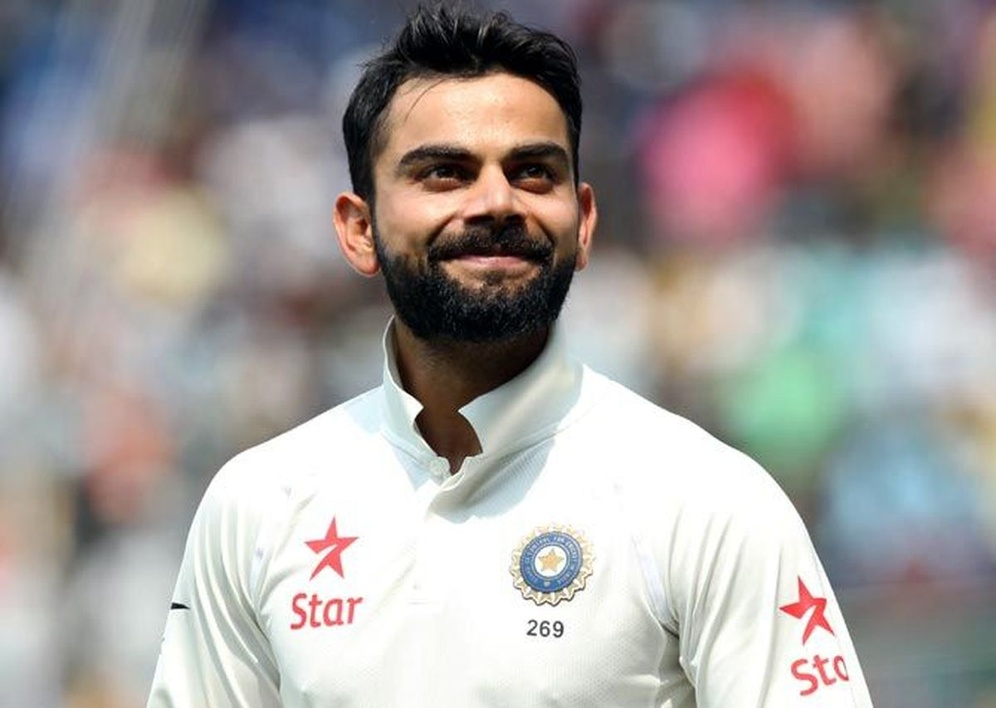
#> input picture screenshot.jpg, 996 x 708 px, shrunk from 1200 x 853 before the run, found by its file name
$ python Code.py
#> lines starting #> are read from the running program, lines starting #| are printed output that depends on the picture; after the words box and inside, x2 and y2 are one past the last pixel; in counts of white or black regions, pixels touching at a corner belong together
import cv2
import numpy as np
def read_img(filename):
#> called with filename = 'Python/screenshot.jpg'
    img=cv2.imread(filename)
#> img is the input picture: shape (708, 996, 3); mean B, G, R 154.7, 156.8, 163
    return img
def edge_detection(img,line_width,blur):
#> called with line_width = 7, blur = 7
    gray=cv2.cvtColor(img,cv2.COLOR_BGR2GRAY)
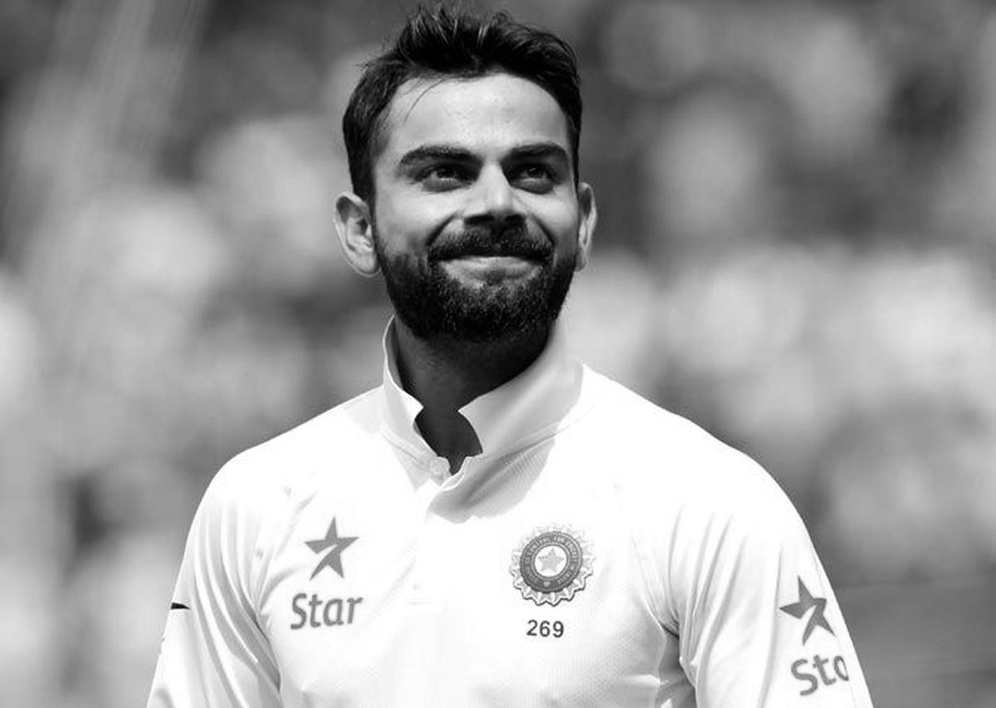
#> gray: shape (708, 996); min 0, max 255, mean 158.4
    grayBlur=cv2.medianBlur(gray,blur)
    edges=cv2.adaptiveThreshold(grayBlur,255,cv2.ADAPTIVE_THRESH_MEAN_C,cv2.THRESH_BINARY,line_width,blur)
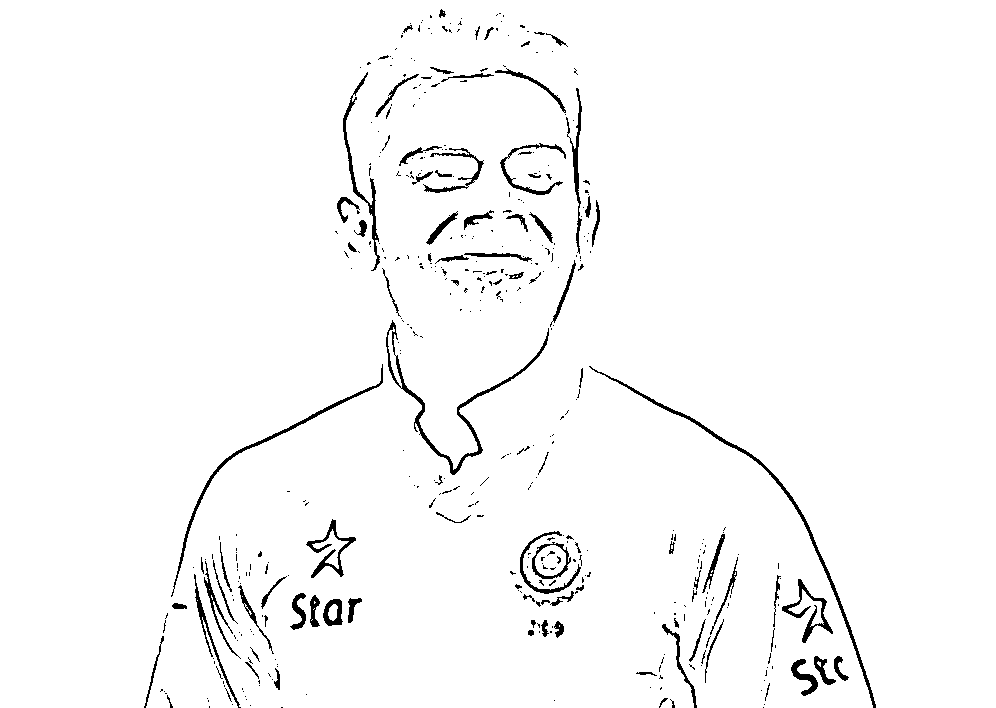
#> edges: shape (708, 996); 97.4% white; 438 black regions (339 under 20 px), largest, box (x1, y1, x2, y2) and area: (589, 366, 876, 708) 1505, (386, 320, 549, 475) 1423, (171, 364, 383, 597) 1016
    return edges
def color_quantisation(img,k):
#> called with k = 6
    data=np.float32(img).reshape((-1,3))
    criteria = (cv2.TermCriteria_EPS+cv2.TermCriteria_MAX_ITER,20,0.001)
    ret, label, center=cv2.kmeans(data,k,None,criteria,10,cv2.KMEANS_RANDOM_CENTERS)
#> ret = 658460473; center = [[194.8, 202.5, 200.8], [158.9, 162.9, 170.7], [120.2, 119.5, 135.8], [247.4, 250.1, 249.1], [21.02, 23.4, 30.76], [85.89, 81.96, 89.52]]
    center = np.uint8(center)
#> center = [[194, 202, 200], [158, 162, 170], [120, 119, 135], [247, 250, 249], [21, 23, 30], [85, 81, 89]]
    result = center[label.flatten()]
    result = result.reshape(img.shape)
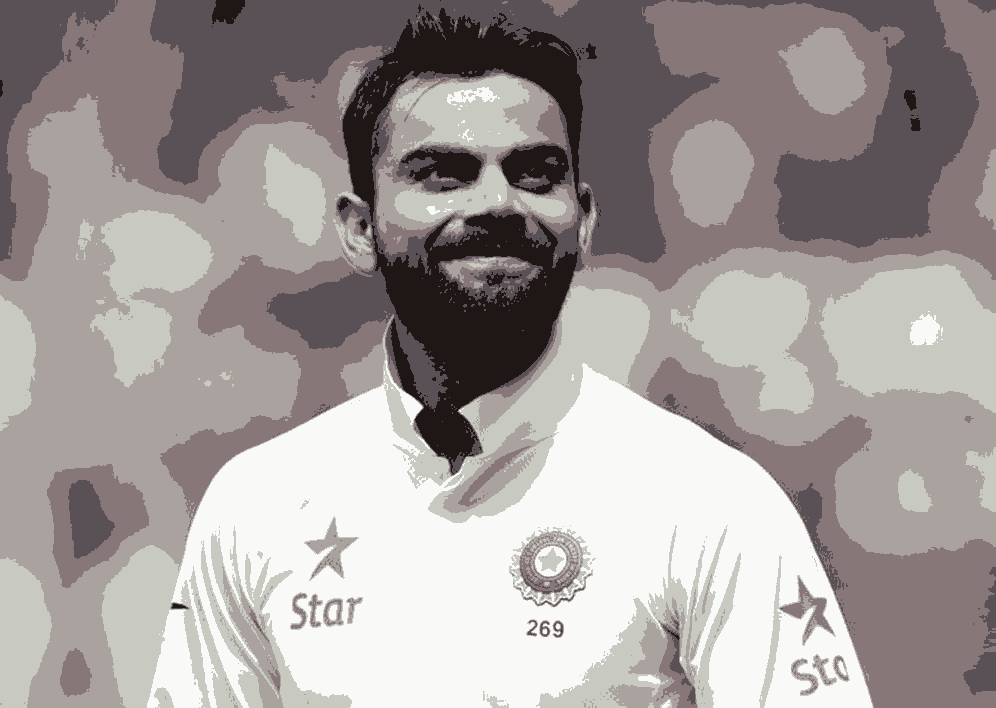
#> result: shape (708, 996, 3); mean B, G, R 154.1, 156.2, 162.4
    return result

img=read_img('Python/screenshot.jpg')
line_width=7
blur_value=7
total_colours=6
edgeImg=edge_detection(img,line_width,blur_value)
img=color_quantisation(img,total_colours)
blurred=cv2.bilateralFilter(img,d=7,sigmaColor=200,sigmaSpace=200)
cartoon=cv2.bitwise_and(blurred,blurred,mask=edgeImg)
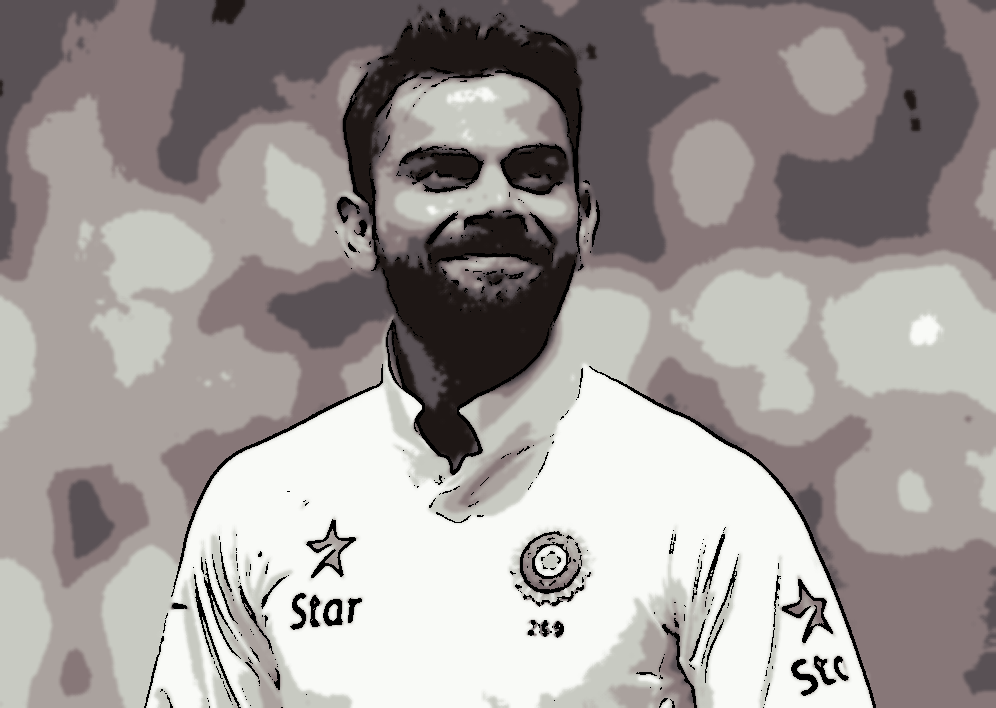
#> cartoon: shape (708, 996, 3); mean B, G, R 151.1, 153.2, 159.2
cv2.imwrite('cartoon.jpg',cartoon)
